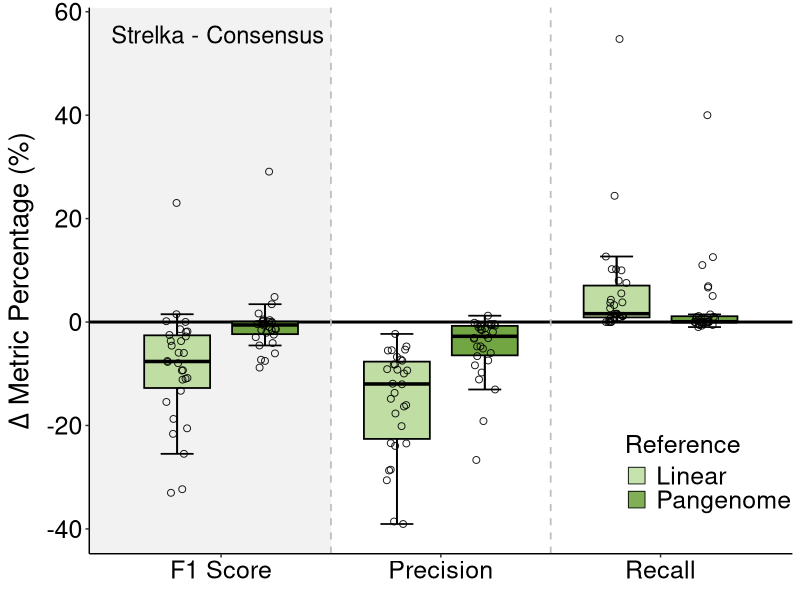

This chart was generated by the following R code: (Note: this script raises an error after producing the figure.)
## ---- chunk 1
rm(list=ls())
gc()
## ---- chunk 2
megatable <- read.csv("../data/pangenome_project_megatable.csv")
consensus <- megatable[c("Donor_ID", "Reference", "Consensus_Precision", "Consensus_Recall", "Consensus_F1_Score")]
strelka <- megatable[c("Donor_ID", "Reference", "Strelka_Precision", "Strelka_Recall", "Strelka_F1_Score")]
## ---- chunk 3
library(ggplot2)
library(dplyr)
library(patchwork)

reference_colors <- c("#C0DEA4", "#72a643")
black_colors <- c("black", "black")
## ---- chunk 4
rename_col <- function(df) {
  colnames(df)[grepl("_Recall$", colnames(df))] <- "Recall"
  colnames(df)[grepl("_Precision$", colnames(df))] <- "Precision"
  colnames(df)[grepl("_F1_Score$", colnames(df))] <- "F1_Score"
  return(df)
}

as_numeric <- function(df) {
  df <- df[df$Reference %in% c("Pangenome", "Linear"), ]
  df$F1_Score <- as.numeric(df$F1_Score)
  df$Precision <- as.numeric(df$Precision)
  df$Recall <- as.numeric(df$Recall)
  return(df)
}

delta_diff <- function(strelka, consensus) {
  merged <- merge(
    strelka, consensus, 
    by = c("Donor_ID", "Reference"), 
    suffixes = c("_Strelka", "_Consensus")
  )
  
  result <- data.frame(
    Donor_ID        = merged$Donor_ID,
    Reference       = merged$Reference,
    Delta_Recall    = merged$Recall_Strelka - merged$Recall_Consensus,
    Delta_Precision = merged$Precision_Strelka - merged$Precision_Consensus,
    Delta_F1_Score  = merged$F1_Score_Strelka - merged$F1_Score_Consensus
  )
  
  return(result)
}
## ---- chunk 5
consensus <- rename_col(consensus)
strelka <- rename_col(strelka)

consensus <- as_numeric(consensus)
strelka <- as_numeric(strelka)
## ---- chunk 6
combined <- delta_diff(strelka, consensus)

combined_long <- data.frame(
  Donor_ID = rep(combined$Donor_ID, times = 3),
  Reference = rep(combined$Reference, times = 3),
  Metric = rep(c("Delta_F1_Score", "Delta_Precision", "Delta_Recall"), 
               each = nrow(combined)),
  Value  = c(combined$Delta_F1_Score, 
             combined$Delta_Precision, 
             combined$Delta_Recall)
)
## ---- chunk 7
dodge <- position_dodge(width = 0.8)
jitterdodge <- position_jitterdodge(jitter.width = 0.1, dodge.width = 0.8)

set.seed(1)
boxplot_output <- ggplot(combined_long, aes(Metric, Value, fill=Reference)) + 
  annotate(
    "rect",
    xmin = -Inf, xmax = 1.5,      
    ymin = -Inf, ymax = Inf,   
    alpha = 0.2,                
    fill = "grey") +
  stat_boxplot(
    geom = "errorbar", 
    width = 0.3, 
    color = "black", 
    size = 0.6,
    position = dodge) +
  geom_hline(
    yintercept = 0, 
    linetype = "solid", 
    color = "black", 
    size = 1) +
  geom_boxplot(
    width = 0.6,
    outlier.shape = NA,
    alpha = 1,
    color = "black",
    size = 0.6,
    position = dodge) +
  labs(
    # title = plot_title, 
    x = element_blank(), 
    y = expression(paste(Delta, " Metric Percentage (%)"))) +
  scale_x_discrete(labels = c(
    "Delta_F1_Score" = "F1 Score",
    "Delta_Precision" = "Precision",
    "Delta_Recall" = "Recall"))  +
  scale_y_continuous(
    limits = c(-40, 56),
    breaks = seq(-100, 100, 20)) +
  scale_fill_manual(
    values = reference_colors) +
  scale_color_manual(
    values = black_colors) +
  geom_jitter(
    size = 2,
    shape = 21,
    aes(color = Reference),
    fill = NA,
    alpha = 0.9,
    position = jitterdodge) +
  guides(
    color = guide_legend(
      override.aes = list(shape = 22,
                          size = 6,
                          fill = reference_colors, 
                          color = "black")), 
    fill  = "none") +
  theme(
    legend.position = "inside",
    legend.position.inside = c(0.88, 0.15),
    legend.background = element_rect(fill = "white", color = NA),
    legend.title = element_text(size = 18),
    legend.text = element_text(size = 18),
    panel.background = element_rect(fill = "white"),
    # panel.grid.major.y = element_line(color = "#F0F0F0"),
    # panel.grid.minor.y = element_line(color = "#F0F0F0"),
    plot.title = element_text(hjust = 0.5, size = 18),
    axis.text.x = element_text(size = 18, color = "black"),
    axis.text.y = element_text(size = 18, color = "black"),
    axis.title.y = element_text(size = 20), 
    # panel.border = element_rect(color = "black", fill = NA, size = 0.5)
    panel.border = element_blank(),
    axis.line.x.bottom = element_line(color = "black"),
    axis.line.y.left   = element_line(color = "black")
  ) +
  annotate(
    "text",
    x = 0.5, y = Inf,
    label = "Strelka - Consensus",
    size = 6,
    color = "black",
    hjust = 0,
    vjust = 2
  ) +
  geom_vline(
    xintercept = c(1.5, 2.5), 
    linetype = "dashed", 
    color = "grey", 
    size = 0.6)

boxplot_output
## ---- chunk 8
# Change directory when on cluster!!!!!!
ggsave("./plot/figure1_reference_boxplot_delta_consensus_strelka.pdf", boxplot_output, width = 8, height = 6, dpi = 300)
